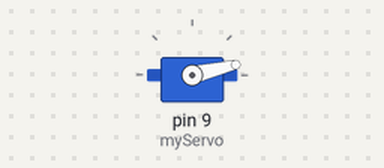
The sketch below on a simulated Arduino Uno, built with avr-gcc and run on an emulated ATmega328P. On the bench: servo.

Above: at 0.05 s.
At 1.35 s:
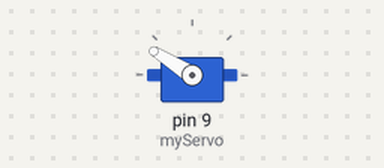
At 2.05 s:
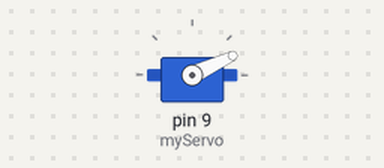
At 2.65 s:
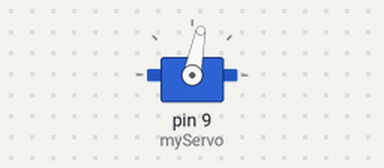
Timing chart, 0 to 6.1 s (numbered marks = the images above):
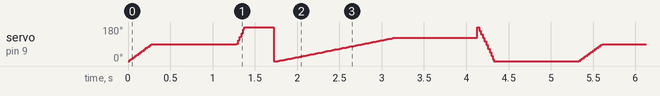

The sketch:

servoangle_.ino
```cpp
#include <Servo.h>

Servo myServo;

void setup() {
  myServo.attach(9);   // Signal wire connected to D9
}

void loop() {

  // 0 → 180 degree
  for (int angle = 0; angle <= 90; angle++) {
    myServo.write(angle);
    delay(3);
  }

  delay(1000); // hold at 90


  for (int angle = 90; angle <= 1800; angle++) {
    myServo.write(angle);
    delay(1);
  }

  delay(1000); // hold at 90


  // 180 → 0 degree
  for (int angle = 180; angle >= 0; angle--) {
    myServo.write(angle);
    delay(1);
  }

  delay(1000); // hold at 0°
}
```
